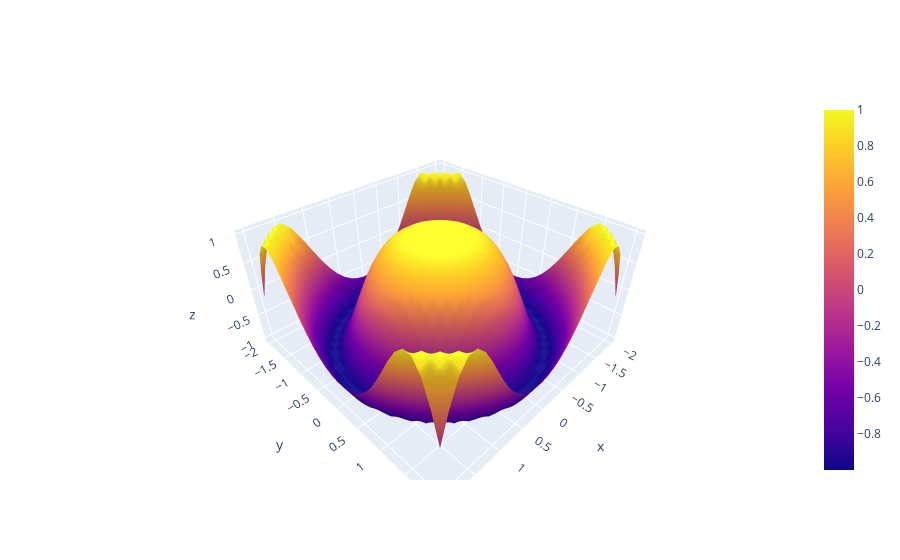

The cell this chart's notebook holds for it:
### Code cell
import plotly.graph_objects as go 
 
# Data to be plotted
x = np.outer(np.linspace(-2, 2, 30), np.ones(30)) 
y = x.copy().T 
z = np.cos(x ** 2 + y ** 2) 
 
# plotting the figure
fig = go.Figure(data=[go.Surface(x=x, y=y, z=z)]) 
 
fig.show()

### Figure 1 — Plotly figure (JSON) as saved in the notebook; plotly's stock layout.template omitted (floating-point values rounded to 4 significant figures; data arrays with more than 128 entries replaced by an {"elided": "..."} marker saying what was removed)
{"data": [{"type": "surface", "x": {"elided": "30x30 float values"}, "y": {"elided": "30x30 float values"}, "z": {"elided": "30x30 float values"}}], "layout": {}}
